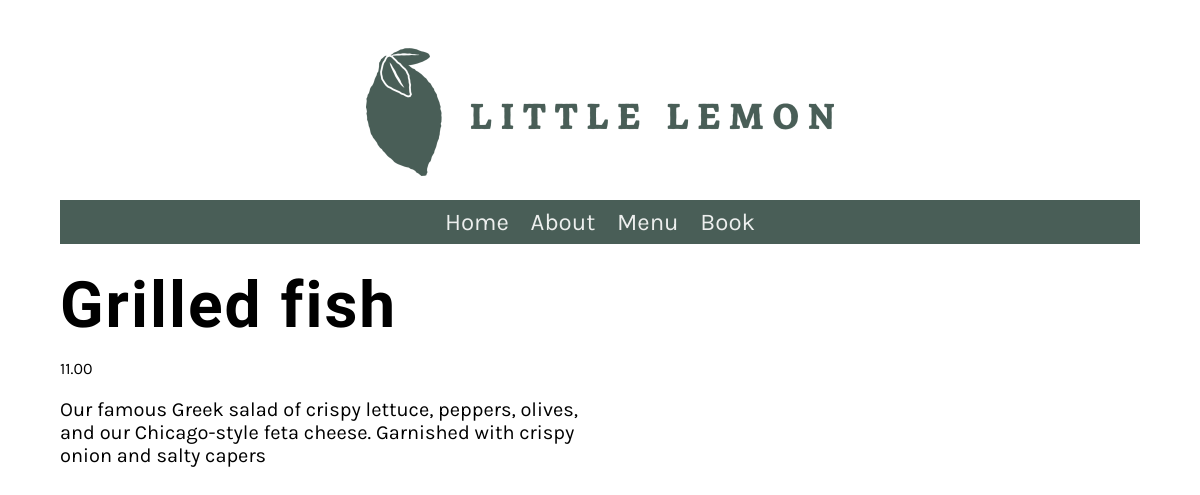
Page /menu_item/2/ on the committed database.
### restaurant/models.py (models this page shows, shortened)
class Menu(models.Model):
   name = models.CharField(max_length=200)
   price = models.IntegerField()
   description = models.CharField(max_length=1000, default='')

### restaurant/views.py (the view)
# urls.py: path('menu_item/<int:pk>/', views.display_menu, name="display_menu"),
def display_menu(request, pk=None):
    if pk:
        menu_item = Menu.objects.get(pk=pk)
    else:
        menu_item = ""
    return render(request, 'menu_items.html', {'menu_item': menu_item})

### restaurant/templates/menu_items.html
{% extends "base.html" %}
{% load static %}
{% block content %}
<div class='row'>
    <div class='column'>
            <h1>{{ menu_item.name }}</h1>
            <p class='menu-price'>{{ menu_item.price }}.00</p>
            <p class='menu-description'>{{ menu_item.description }}</p>
    </div>
</div>
{% endblock %}

### restaurant/static/css/style.css (style rules this page uses)
body { font-family: 'Karla', sans-serif; margin-top: 3rem; margin-bottom: 3rem; margin-left: 5%; margin-right: 5%; }
h1, h2, h3, h4, h5, h6 { font-family: 'Markazi Text', serif; letter-spacing: 2px;; }
h1 { font-size: 4rem; margin-top: 1.5rem; margin-bottom: 0; }
p, ul { font-size: 1.25rem;; }
.row { display: flex; flex-direction: row; width: 100%; padding-bottom: 1rem; }
.column { flex-basis: 50%; margin-bottom: 1rem; padding-bottom: 1rem; }
.menu-price { display: block; font-size: 1rem; }

### rows in the picture
Menu: name "Grilled fish", price "11", description "Our famous Greek salad of crispy lettuce, peppers, olives, and our Chicago-style feta cheese. Garnished with crispy onion and salty capers"
